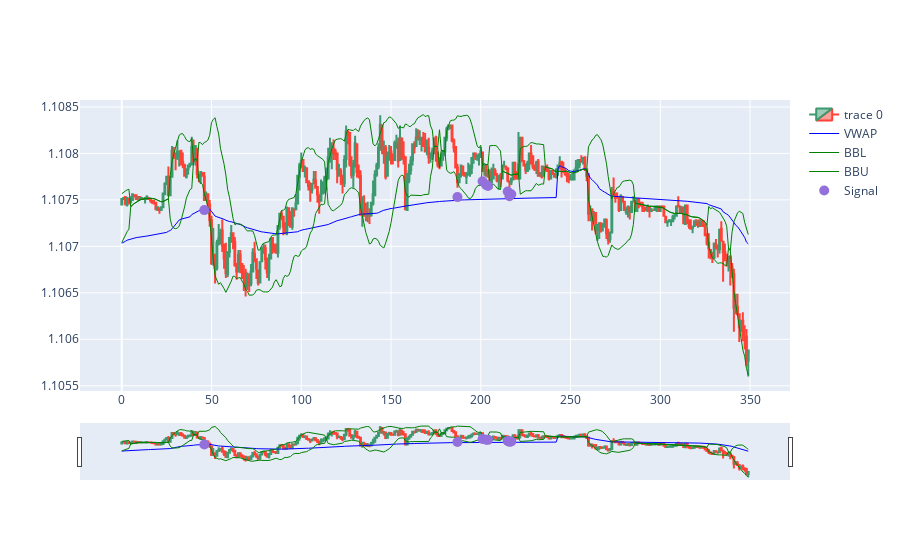

Notebook code cell kept with this figure:
### Code cell
import plotly.graph_objects as go
from plotly.subplots import make_subplots
from datetime import datetime
st=10400
dfpl = df[st:st+350]
dfpl.reset_index(inplace=True)
fig = go.Figure(data=[go.Candlestick(x=dfpl.index,
                open=dfpl['Open'],
                high=dfpl['High'],
                low=dfpl['Low'],
                close=dfpl['Close']),
                go.Scatter(x=dfpl.index, y=dfpl.VWAP, 
                           line=dict(color='blue', width=1), 
                           name="VWAP"), 
                go.Scatter(x=dfpl.index, y=dfpl['BBL_14_2.0'], 
                           line=dict(color='green', width=1), 
                           name="BBL"),
                go.Scatter(x=dfpl.index, y=dfpl['BBU_14_2.0'], 
                           line=dict(color='green', width=1), 
                           name="BBU")])

fig.add_scatter(x=dfpl.index, y=dfpl['pointposbreak'], mode="markers",
                marker=dict(size=10, color="MediumPurple"),
                name="Signal")
fig.show()

### Figure 1 — Plotly figure (JSON) as saved in the notebook; plotly's stock layout.template omitted (floating-point values rounded to 4 significant figures; data arrays with more than 128 entries replaced by an {"elided": "..."} marker saying what was removed)
{"data": [{"close": {"elided": "350 float values"}, "high": {"elided": "350 float values"}, "low": {"elided": "350 float values"}, "open": {"elided": "350 float values"}, "type": "candlestick", "x": {"elided": "350 int values"}}, {"line": {"color": "blue", "width": 1}, "name": "VWAP", "type": "scatter", "x": {"elided": "350 int values"}, "y": {"elided": "350 float values"}}, {"line": {"color": "green", "width": 1}, "name": "BBL", "type": "scatter", "x": {"elided": "350 int values"}, "y": {"elided": "350 float values"}}, {"line": {"color": "green", "width": 1}, "name": "BBU", "type": "scatter", "x": {"elided": "350 int values"}, "y": {"elided": "350 float values"}}, {"marker": {"color": "MediumPurple", "size": 10}, "mode": "markers", "name": "Signal", "type": "scatter", "x": {"elided": "350 int values"}, "y": {"elided": "350 float values"}}], "layout": {}}
